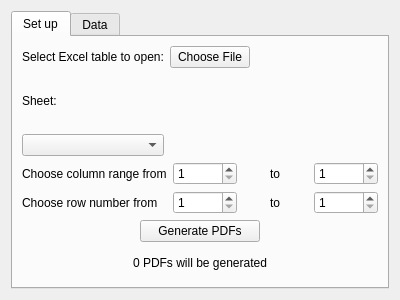
<?xml version="1.0" encoding="UTF-8"?>
<ui version="4.0">
 <class>Form</class>
 <widget class="QWidget" name="Form">
  <property name="geometry">
   <rect>
    <x>0</x>
    <y>0</y>
    <width>400</width>
    <height>300</height>
   </rect>
  </property>
  <property name="minimumSize">
   <size>
    <width>380</width>
    <height>280</height>
   </size>
  </property>
  <property name="maximumSize">
   <size>
    <width>400</width>
    <height>300</height>
   </size>
  </property>
  <property name="windowTitle">
   <string>Excel Settings</string>
  </property>
  <layout class="QVBoxLayout" name="verticalLayout_6">
   <item>
    <widget class="QTabWidget" name="tabWidget">
     <property name="enabled">
      <bool>true</bool>
     </property>
     <property name="currentIndex">
      <number>0</number>
     </property>
     <widget class="QWidget" name="Settings">
      <property name="enabled">
       <bool>true</bool>
      </property>
      <attribute name="title">
       <string>Set up</string>
      </attribute>
      <layout class="QGridLayout" name="gridLayout_4">
       <item row="0" column="0">
        <layout class="QVBoxLayout" name="verticalLayout_2">
         <item>
          <layout class="QGridLayout" name="gridLayout_3">
           <property name="bottomMargin">
            <number>0</number>
           </property>
           <item row="2" column="0">
            <layout class="QVBoxLayout" name="verticalLayout_3">
             <item>
              <widget class="QLabel" name="label_6">
               <property name="text">
                <string>Sheet:</string>
               </property>
              </widget>
             </item>
             <item>
              <widget class="QComboBox" name="Sheets"/>
             </item>
            </layout>
           </item>
           <item row="0" column="1">
            <widget class="QPushButton" name="ChooseButton">
             <property name="text">
              <string>Choose File</string>
             </property>
            </widget>
           </item>
           <item row="0" column="0">
            <widget class="QLabel" name="label">
             <property name="text">
              <string>Select Excel table to open:</string>
             </property>
            </widget>
           </item>
           <item row="0" column="2">
            <spacer name="horizontalSpacer">
             <property name="orientation">
              <enum>Qt::Horizontal</enum>
             </property>
             <property name="sizeHint" stdset="0">
              <size>
               <width>40</width>
               <height>20</height>
              </size>
             </property>
            </spacer>
           </item>
           <item row="2" column="1" colspan="2" alignment="Qt::AlignTop">
            <widget class="QLabel" name="Filename">
             <property name="maximumSize">
              <size>
               <width>180</width>
               <height>20</height>
              </size>
             </property>
             <property name="text">
              <string/>
             </property>
            </widget>
           </item>
          </layout>
         </item>
        </layout>
       </item>
       <item row="1" column="0">
        <layout class="QGridLayout" name="gridLayout_2">
         <item row="1" column="2" alignment="Qt::AlignHCenter">
          <widget class="QLabel" name="label_5">
           <property name="text">
            <string>to</string>
           </property>
          </widget>
         </item>
         <item row="0" column="2" alignment="Qt::AlignHCenter">
          <widget class="QLabel" name="label_4">
           <property name="text">
            <string>to</string>
           </property>
          </widget>
         </item>
         <item row="1" column="0">
          <widget class="QLabel" name="label_3">
           <property name="text">
            <string>Choose row number from</string>
           </property>
          </widget>
         </item>
         <item row="1" column="1">
          <widget class="QSpinBox" name="Row_start">
           <property name="minimum">
            <number>1</number>
           </property>
          </widget>
         </item>
         <item row="0" column="0">
          <widget class="QLabel" name="label_2">
           <property name="text">
            <string>Choose column range from</string>
           </property>
          </widget>
         </item>
         <item row="0" column="1">
          <widget class="QSpinBox" name="Col_start">
           <property name="minimum">
            <number>1</number>
           </property>
          </widget>
         </item>
         <item row="0" column="3">
          <widget class="QSpinBox" name="Col_end">
           <property name="minimum">
            <number>1</number>
           </property>
          </widget>
         </item>
         <item row="1" column="3">
          <widget class="QSpinBox" name="Row_end">
           <property name="minimum">
            <number>1</number>
           </property>
          </widget>
         </item>
        </layout>
       </item>
       <item row="2" column="0">
        <layout class="QVBoxLayout" name="verticalLayout">
         <item>
          <layout class="QHBoxLayout" name="horizontalLayout">
           <item>
            <widget class="QPushButton" name="GenerateButton">
             <property name="maximumSize">
              <size>
               <width>120</width>
               <height>16777215</height>
              </size>
             </property>
             <property name="text">
              <string>Generate PDFs</string>
             </property>
            </widget>
           </item>
          </layout>
         </item>
         <item alignment="Qt::AlignHCenter">
          <widget class="QLabel" name="Output_message">
           <property name="enabled">
            <bool>true</bool>
           </property>
           <property name="maximumSize">
            <size>
             <width>200</width>
             <height>30</height>
            </size>
           </property>
           <property name="text">
            <string>0 PDFs will be generated</string>
           </property>
          </widget>
         </item>
        </layout>
       </item>
      </layout>
     </widget>
     <widget class="QWidget" name="Data">
      <property name="enabled">
       <bool>true</bool>
      </property>
      <attribute name="title">
       <string>Data</string>
      </attribute>
      <layout class="QVBoxLayout" name="verticalLayout_7">
       <item>
        <widget class="QScrollArea" name="scrollArea">
         <property name="widgetResizable">
          <bool>true</bool>
         </property>
         <widget class="QWidget" name="scrollAreaWidgetContents_2">
          <property name="geometry">
           <rect>
            <x>0</x>
            <y>0</y>
            <width>358</width>
            <height>231</height>
           </rect>
          </property>
          <layout class="QHBoxLayout" name="horizontalLayout_2">
           <item>
            <widget class="QLabel" name="Displayed_data">
             <property name="text">
              <string>Data here</string>
             </property>
            </widget>
           </item>
          </layout>
         </widget>
        </widget>
       </item>
      </layout>
     </widget>
    </widget>
   </item>
  </layout>
 </widget>
 <resources/>
 <connections/>
</ui>
